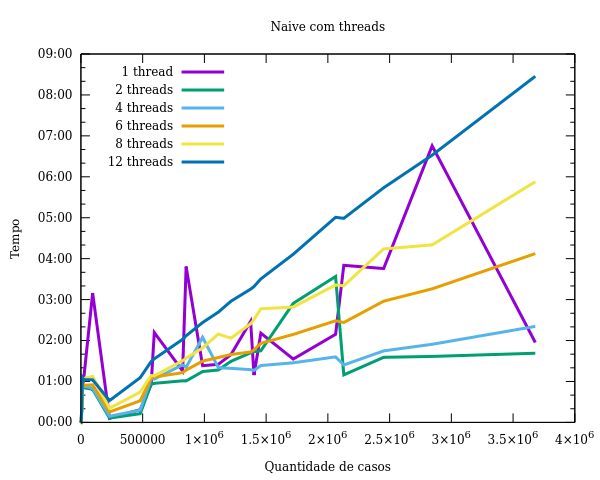

This figure's gnuplot source:
set datafile separator ','
set ydata time
set timefmt "%s" # specify our time string format
set format y "%f" # otherwise it will show only MM:SS


set ylabel "Tempo" # label for the Y axis
set xlabel 'Quantidade de casos' # label for the X axis

set title "Naive com threads"
set key left top
set terminal svg
set output 'v2Thread.svg'
plot 'versao2_1t.2.csv' using 2:5 with lines lw 3 title '1 thread ' ,'versao2_2t.2.csv' using 2:5 with lines lw 3 title "2 threads",'versao2_4t.2.csv' using 2:5 with lines lw 3 title "4 threads",'versao2_6t.2.csv' using 2:5 with lines lw 3 title "6 threads",'versao2_8t.2.csv' using 2:5 with lines lw 3 title "8 threads",'versao2_12t.2.csv' using 2:5 with lines lw 3 title "12 threads"